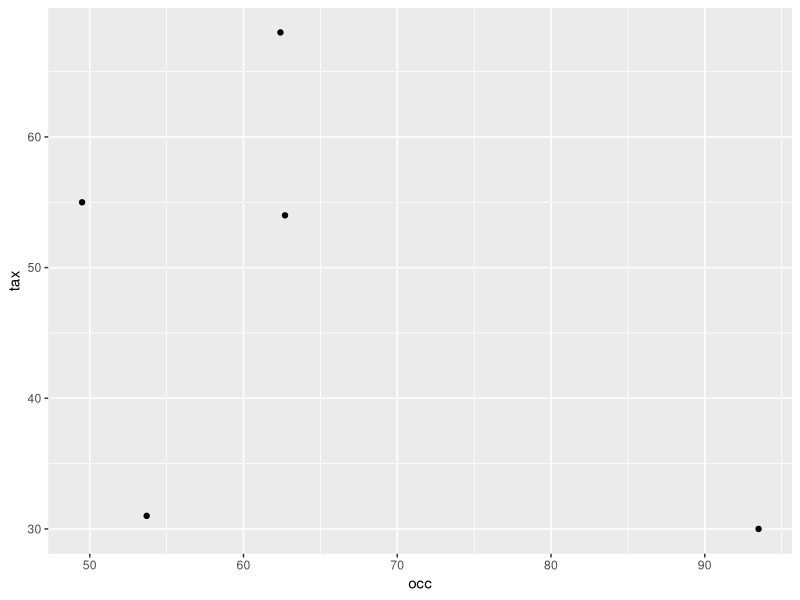
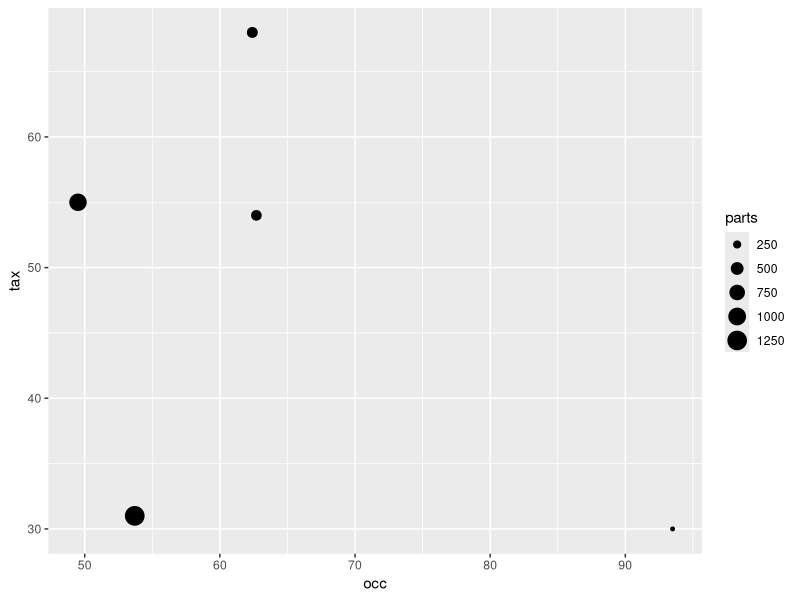
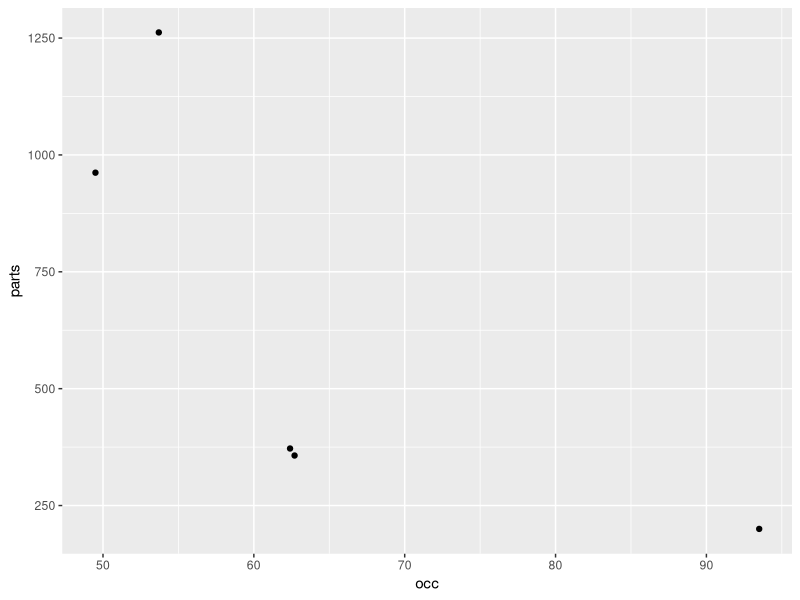
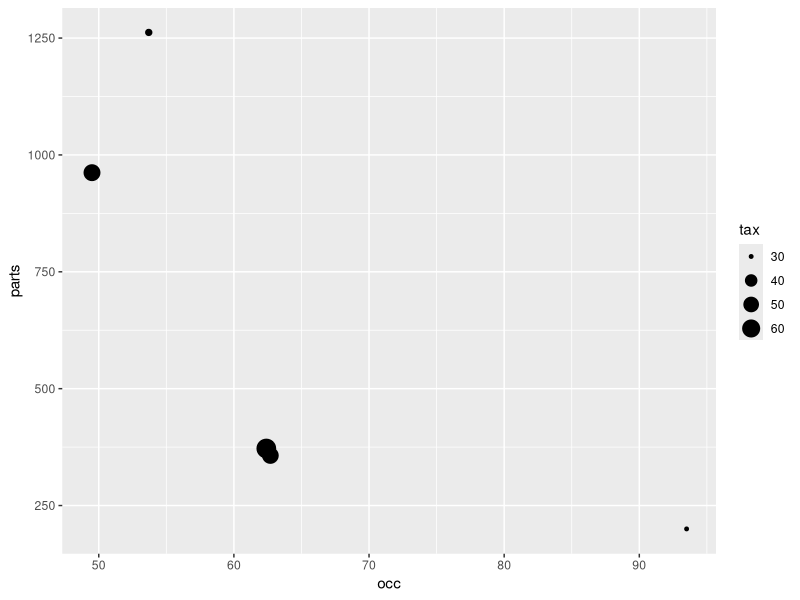

Reproduce these figures in R, in order.
library(ggplot2)

data <- read.table('mat.txt')
data
#plot occ vs tax, size = # parts
p <- ggplot(data, aes(occ, tax))
p + geom_point()
p + geom_point(aes(size = parts)) 

#plot occ vs parts, size = # parts
p <- ggplot(data, aes(occ, parts))
p + geom_point()
p + geom_point(aes(size = tax)) 